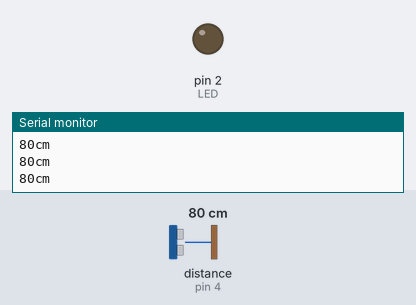
Bench run of a sketch on a simulated Arduino Uno, built with avr-gcc and run on an emulated ATmega328P. Shown: output pins drawn as LEDs (lit = HIGH), the last lines printed to the serial monitor. Inputs (shaded band) come from the test bench; at power-on: distance to the obstacle (sensor on pin 4) 80 cm. The echo pulse lasts 58.3 µs per cm.

Above: at 1.3 s.
1.4 s: distance to the obstacle (sensor on pin 4) set to 33 cm
2.9 s: distance to the obstacle (sensor on pin 4) set to 26 cm
At 3.8 s:
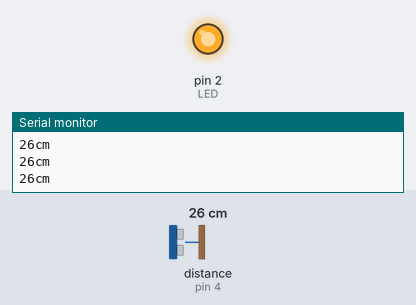
4.5 s: distance to the obstacle (sensor on pin 4) set to 35 cm
At 5.8 s:
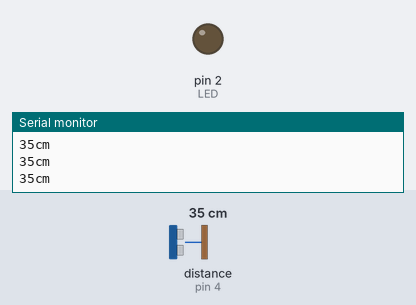
6.2 s: distance to the obstacle (sensor on pin 4) set to 2 cm
At 6.9 s:
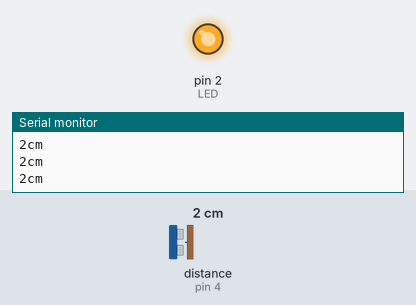
Timing chart, 0 to 8.8 s (numbered marks = the images above; inputs shaded):
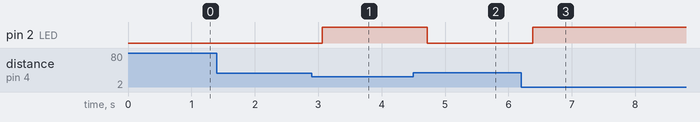

The sketch:

DistanceDetector.ino
```cpp
//www.elegoo.com
//2016.12.08
#include "SR04.h"
#define TRIG_PIN 4
#define ECHO_PIN 3
int LED = 2;
SR04 sr04 = SR04(ECHO_PIN,TRIG_PIN);
long a;

void setup() {
   Serial.begin(9600);
   delay(100);
   pinMode(LED, OUTPUT);
   digitalWrite(LED, LOW);

}

void loop() {
   a=sr04.Distance();
   Serial.print(a);
   Serial.println("cm");
   delay(100);
   if (a < 30) {
      digitalWrite(LED, HIGH);
   } else {
      digitalWrite(LED, LOW);
   }
}
```

Measured:
- the behaviour switches between 30 and 29 cm on distance to the obstacle (sensor on pin 4) (found by bisection; images 0 and 1)
- after the input at 2.9 s, pin 2 (LED): LOW → HIGH after 0.16 s
- after the input at 4.5 s, pin 2 (LED): HIGH → LOW after 0.22 s
- after the input at 6.2 s, pin 2 (LED): LOW → HIGH after 0.18 s
